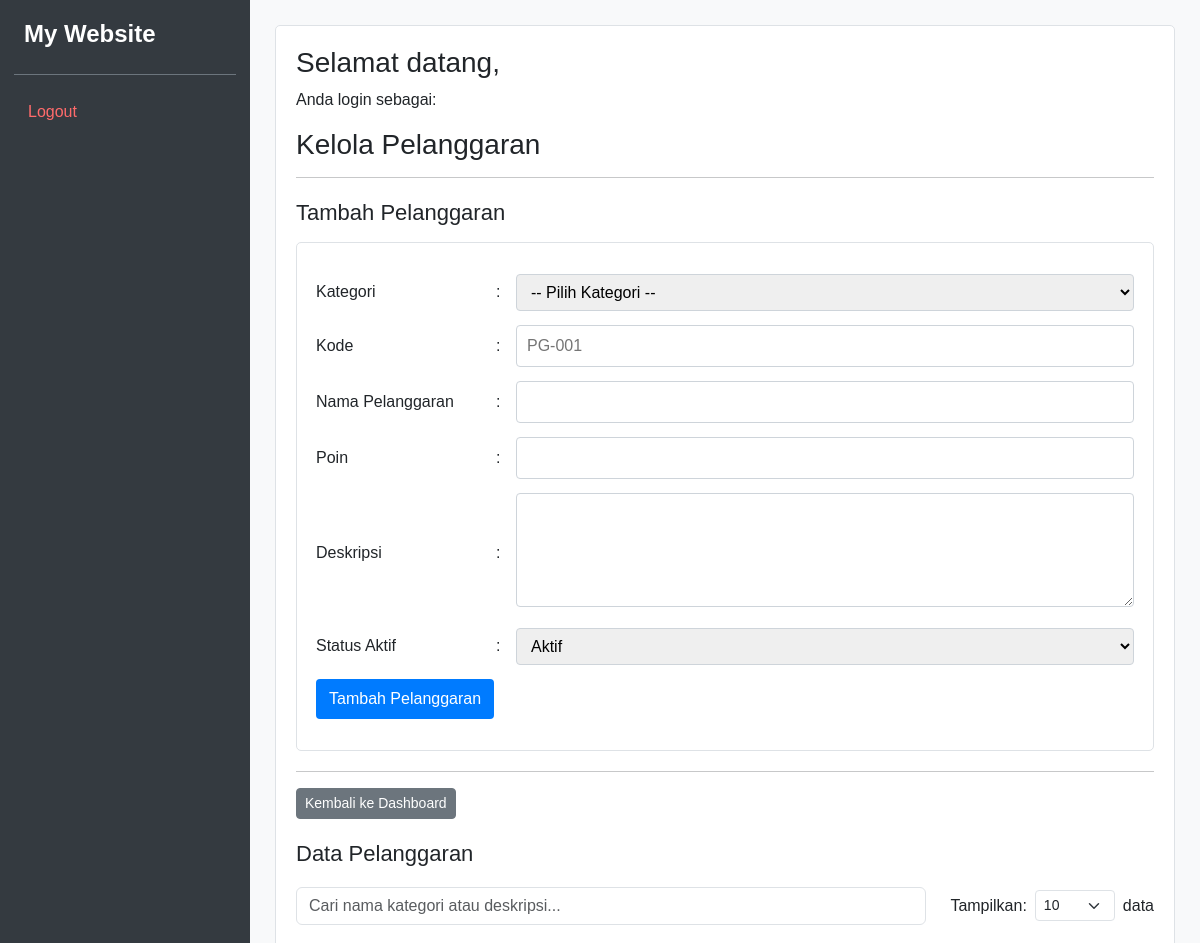
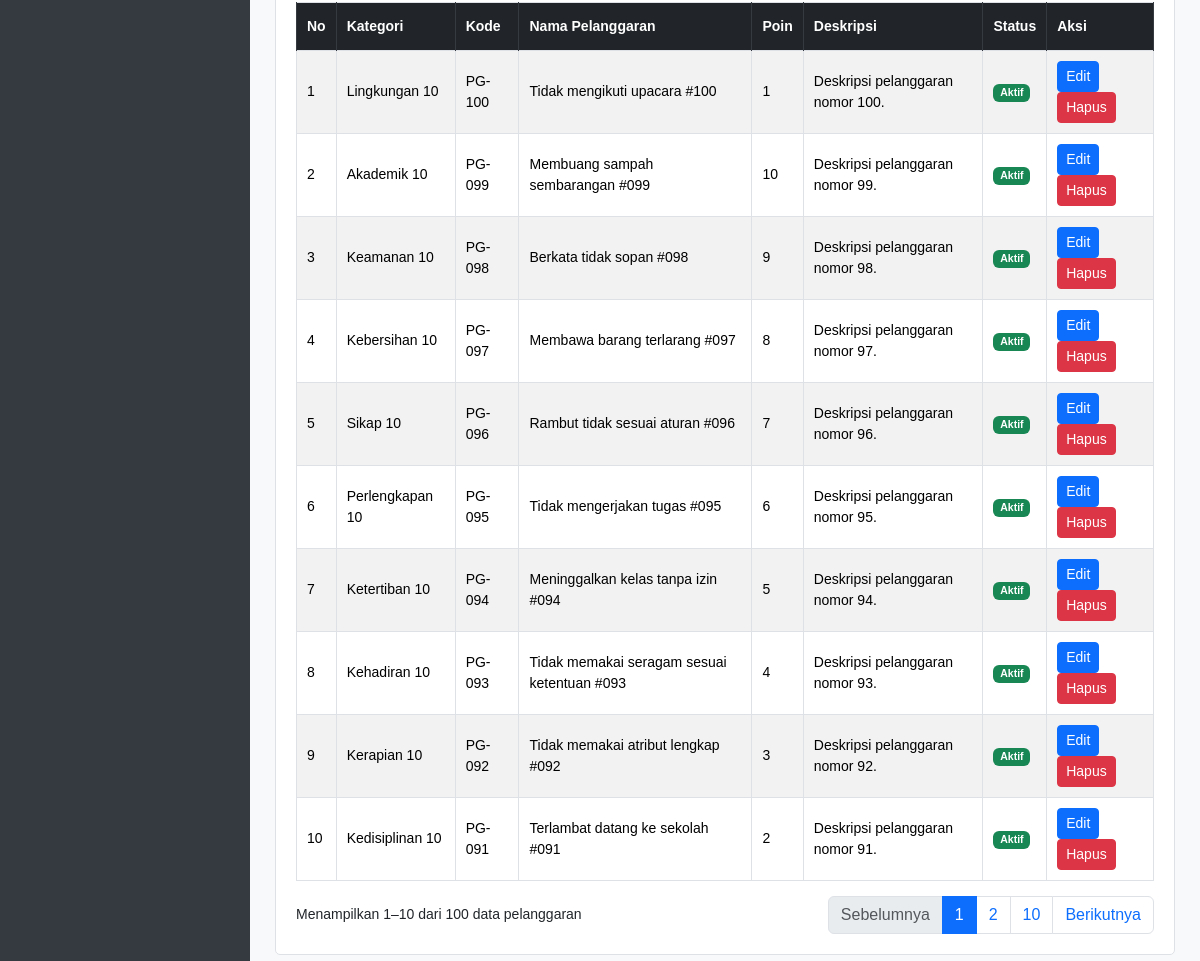
Page /catatan_pelanggaran.php (signed in) on the committed database (2 pictures, top to bottom).
### tables this page shows
CREATE TABLE `t_pelanggaran` (
  `id` int(11) NOT NULL,
  `pelanggaran_kategori_id` int(11) DEFAULT NULL,
  `kode` varchar(30) DEFAULT NULL,
  `nama` varchar(150) DEFAULT NULL,
  `poin` int(11) NOT NULL,
  `deskripsi` text NOT NULL,
  `status_aktif` tinyint(1) NOT NULL,
  `created_at` timestamp NOT NULL DEFAULT current_timestamp(),
  `updated_at` timestamp NOT NULL DEFAULT current_timestamp()
);

CREATE TABLE `t_pelanggaran_kategori` (
  `id` int(11) NOT NULL,
  `nama` varchar(100) DEFAULT NULL,
  `deskripsi` text NOT NULL,
  `status_aktif` tinyint(1) NOT NULL,
  `created_at` timestamp NOT NULL DEFAULT current_timestamp(),
  `updated_at` timestamp NOT NULL DEFAULT current_timestamp()
);

### catatan_pelanggaran.php (the view, shortened to what this page needs)
<?php
include 'config/koneksi.php';
$sql = "SELECT
            t_pelanggaran.*,
            t_pelanggaran_kategori.nama AS nama_kategori
        FROM t_pelanggaran
        LEFT JOIN t_pelanggaran_kategori
            ON t_pelanggaran.pelanggaran_kategori_id = t_pelanggaran_kategori.id
        ORDER BY t_pelanggaran.id DESC";
$query = mysqli_query($koneksi, $sql);
?>
<!DOCTYPE html>
<html lang="id">
<head>
    <link href="https://cdn.jsdelivr.net/npm/bootstrap@5.3.8/dist/css/bootstrap.min.css" rel="stylesheet">
</head>
<body>
<?php include 'includes/sidebar.php'; ?>
<main class="main-content">
    <div class="panel-konten">
        <h1>
            Selamat datang, <?= htmlspecialchars($_SESSION['name'] ?? '') ?>
        </h1>
        <p>
            Anda login sebagai:
        </p>
        <h1>Kelola Pelanggaran</h1>
        <hr>
        <h2>Tambah Pelanggaran</h2>
        <div class="form-pelanggaran">
            <form action="proses_pelanggaran.php" method="POST">
                <table>
                    <tr>
                        <td>Kategori</td>
                        <td>:</td>
                        <td>
                            <select name="pelanggaran_kategori_id" required>
                                <option value="">-- Pilih Kategori --</option>
                            </select>
                        </td>
                    </tr>
                    <tr>
                        <td>Kode</td>
                        <td>:</td>
                        <td>
                            <input
                                type="text"
                                name="kode"
                                placeholder="PG-001"
                                required
                            >
                        </td>
                    </tr>
                    <tr>
                        <td>Nama Pelanggaran</td>
                        <td>:</td>
                        <td>
                            <input type="text" name="nama" required>
                        </td>
                    </tr>
                    <tr>
                        <td>Poin</td>
                        <td>:</td>
                        <td>
                            <input type="number" name="poin" min="0" required>
                        </td>
                    </tr>
                    <tr>
                        <td>Deskripsi</td>
                        <td>:</td>
                        <td>
                            <textarea name="deskripsi" rows="4" required></textarea>
                        </td>
                    </tr>
                    <tr>
                        <td>Status Aktif</td>
                        <td>:</td>
                        <td>
                            <select name="status_aktif" required>
                                <option value="1">Aktif</option>
                            </select>
                        </td>
                    </tr>
                    <tr>
                        <td colspan="3">
                            <button type="submit">Tambah Pelanggaran</button>
                        </td>
                    </tr>
                </table>
            </form>
        </div>
        <hr>
        <div class="tombol-aksi">
            <a href="dashboard.php" class="btn btn-secondary btn-sm">
                Kembali ke Dashboard
            </a>
        </div>
        <h2>Data Pelanggaran</h2>
        <div class="toolbar">
            <input
                type="text"
                id="cariTabel"
                class="form-control"
                placeholder="Cari nama kategori atau deskripsi..."
            >
            <div class="jumlah-data">
                <label for="jumlahData" class="mb-0">Tampilkan:</label>
                <select id="jumlahData" class="form-select form-select-sm">
                    <option value="10" selected>10</option>
                </select>
                <span>data</span>
            </div>
        </div>
        <div class="table-responsive">
            <table id="tabelPelanggaran" class="table table-bordered table-striped">
                <thead>
                    <tr>
                        <th>No</th>
                        <th>Kategori</th>
                        <th>Kode</th>
                        <th>Nama Pelanggaran</th>
                        <th>Poin</th>
                        <th>Deskripsi</th>
                        <th>Status</th>
                        <th>Aksi</th>
                    </tr>
                </thead>
                <tbody>
                    <?php
                    $no = 1;
                    if (mysqli_num_rows($query) > 0):
                        while ($pelanggaran = mysqli_fetch_assoc($query)):
                    ?>
                        <tr>
                            <td><?= $no++ ?></td>
                            <td>
                                <?= htmlspecialchars($pelanggaran['nama_kategori'] ?? '-') ?>
                            </td>
                            <td>
                                <?= htmlspecialchars($pelanggaran['kode'] ?? '-') ?>
                            </td>
                            <td>
                                <?= htmlspecialchars($pelanggaran['nama'] ?? '-') ?>
                            </td>
                            <td>
                                <?= htmlspecialchars($pelanggaran['poin'] ?? '0') ?>
                            </td>
                            <td>
                                <?= htmlspecialchars($pelanggaran['deskripsi'] ?? '-') ?>
                            </td>
                            <td>
                                <?php if ($pelanggaran['status_aktif'] == 1): ?>
                                    <span class="badge bg-success">Aktif</span>
                                <?php else: ?>
                                    <span class="badge bg-danger">Tidak Aktif</span>
                                <?php endif; ?>
                            </td>
                            <td>
                                <a
                                    href="edit_pelanggaran.php?id=<?= (int) $pelanggaran['id'] ?>"
                                    class="btn btn-primary btn-sm"
                                >
                                    Edit
                                </a>
                                <a
                                    href="proses_pelanggaran.php?aksi=hapus&id=<?= (int) $pelanggaran['id'] ?>"
                                    class="btn btn-danger btn-sm"
                                    onclick="return confirm('Yakin ingin menghapus pelanggaran ini?');"
                                >
                                    Hapus
                                </a>
                            </td>
                        </tr>
                    <?php
                        endwhile;
                    endif; ?>
                </tbody>
            </table>
        </div>
        <div class="pagination-container">
            <small id="infoTabel"></small>
            <ul class="pagination" id="pagination"></ul>
        </div>
    </div>
</main>
</body>
</html>

### includes/sidebar.php (shortened to what this page needs)
<link rel="stylesheet" href="includes/sidebar.css">
<aside class="sidebar">
    <h4 class="sidebar-title">My Website</h4>
    <div class="sidebar-logout">
        <a href="logout.php">Logout</a>
    </div>
</aside>

### includes/sidebar.css (style rules this page uses)
body { background: #f8f9fa; margin: 0; }
.sidebar { position: fixed; top: 0; left: 0; bottom: 0; width: 250px; background: #343a40; padding: 20px 14px; overflow-y: auto; overflow-x: hidden; z-index: 1000; box-sizing: border-box; }
.sidebar-title { color: #ffffff; font-weight: bold; margin-bottom: 25px; padding-left: 10px; }
.sidebar-logout { border-top: 1px solid #6c757d; margin-top: 20px; padding-top: 15px; }
.sidebar-logout a { display: block; padding: 10px 14px; color: #ff6b6b; text-decoration: none; border-radius: 8px; transition: all 0.2s ease; }
.main-content { margin-left: 250px; padding: 25px; min-width: 0; box-sizing: border-box; }

### catatan_pelanggaran.php (style rules this page uses)
body { background: #f8f9fa; margin: 0; font-family: Arial, sans-serif; color: #212529; }
.main-content { margin-left: 250px; padding: 25px; min-width: 0; }
.panel-konten { background: white; padding: 20px; border-radius: 5px; border: 1px solid #dee2e6; }
.panel-konten h1 { font-size: 28px; margin-bottom: 8px; }
.panel-konten h2 { font-size: 22px; margin-top: 22px; margin-bottom: 15px; }
.form-pelanggaran { border: 1px solid #dee2e6; border-radius: 5px; padding: 18px; margin-bottom: 20px; }
.form-pelanggaran table { width: 100%; border-collapse: separate; border-spacing: 0 12px; }
.form-pelanggaran td:first-child { width: 180px; font-weight: 500; }
.form-pelanggaran td:nth-child(2) { width: 20px; }
.form-pelanggaran input, .form-pelanggaran select, .form-pelanggaran textarea { width: 100%; max-width: 650px; padding: 8px 10px; border: 1px solid #ced4da; border-radius: 4px; box-sizing: border-box; }
.form-pelanggaran button { background: #007bff; color: white; border: 0; border-radius: 4px; padding: 8px 13px; cursor: pointer; }
.toolbar { display: flex; justify-content: space-between; align-items: center; gap: 20px; margin: 20px 0; }
.toolbar input { max-width: 630px; }
.jumlah-data { display: flex; align-items: center; gap: 8px; white-space: nowrap; }
.jumlah-data select { width: 80px; }
.table-responsive { width: 100%; }
.table { margin-bottom: 15px; font-size: 14px; }
.table thead th { background: #212529; color: white; border-color: #343a40; padding: 13px 10px; vertical-align: middle; }
.table tbody td { padding: 10px; vertical-align: middle; }
.pagination-container { display: flex; justify-content: space-between; align-items: center; flex-wrap: wrap; gap: 10px; }
.pagination { margin-bottom: 0; flex-wrap: wrap; }

### rows in the picture
t_pelanggaran: pelanggaran_kategori.nama "Lingkungan 10", kode "PG-100", nama "Tidak mengikuti upacara #100", poin "1", deskripsi "Deskripsi pelanggaran nomor 100.", status_aktif "Aktif"
t_pelanggaran: pelanggaran_kategori.nama "Akademik 10", kode "PG-099", nama "Membuang sampah sembarangan #099", poin "10", deskripsi "Deskripsi pelanggaran nomor 99.", status_aktif "Aktif"
t_pelanggaran: pelanggaran_kategori.nama "Keamanan 10", kode "PG-098", nama "Berkata tidak sopan #098", poin "9", deskripsi "Deskripsi pelanggaran nomor 98.", status_aktif "Aktif"
t_pelanggaran: pelanggaran_kategori.nama "Kebersihan 10", kode "PG-097", nama "Membawa barang terlarang #097", poin "8", deskripsi "Deskripsi pelanggaran nomor 97.", status_aktif "Aktif"
t_pelanggaran: pelanggaran_kategori.nama "Sikap 10", kode "PG-096", nama "Rambut tidak sesuai aturan #096", poin "7", deskripsi "Deskripsi pelanggaran nomor 96.", status_aktif "Aktif"
t_pelanggaran: pelanggaran_kategori.nama "Perlengkapan 10", kode "PG-095", nama "Tidak mengerjakan tugas #095", poin "6", deskripsi "Deskripsi pelanggaran nomor 95.", status_aktif "Aktif"
t_pelanggaran: pelanggaran_kategori.nama "Ketertiban 10", kode "PG-094", nama "Meninggalkan kelas tanpa izin #094", poin "5", deskripsi "Deskripsi pelanggaran nomor 94.", status_aktif "Aktif"
t_pelanggaran: pelanggaran_kategori.nama "Kehadiran 10", kode "PG-093", nama "Tidak memakai seragam sesuai ketentuan #093", poin "4", deskripsi "Deskripsi pelanggaran nomor 93.", status_aktif "Aktif"
t_pelanggaran: pelanggaran_kategori.nama "Kerapian 10", kode "PG-092", nama "Tidak memakai atribut lengkap #092", poin "3", deskripsi "Deskripsi pelanggaran nomor 92.", status_aktif "Aktif"
t_pelanggaran: pelanggaran_kategori.nama "Kedisiplinan 10", kode "PG-091", nama "Terlambat datang ke sekolah #091", poin "2", deskripsi "Deskripsi pelanggaran nomor 91.", status_aktif "Aktif"
